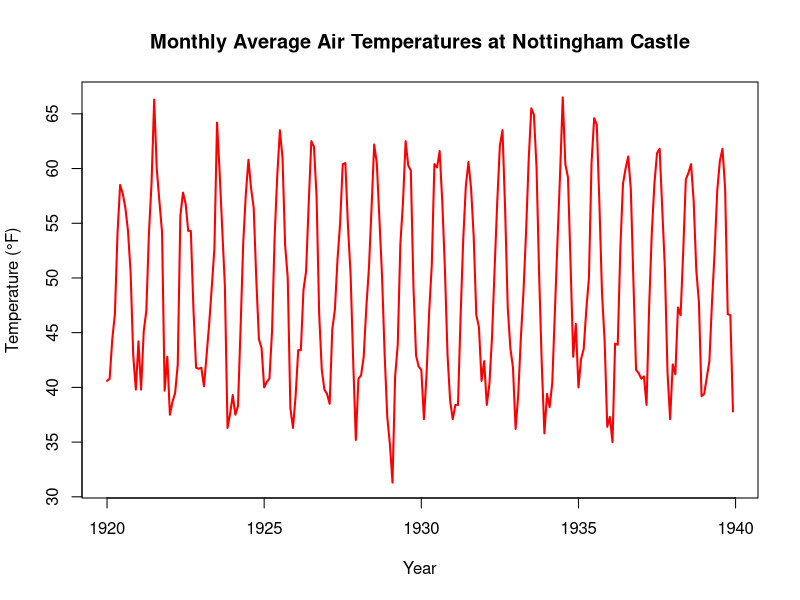
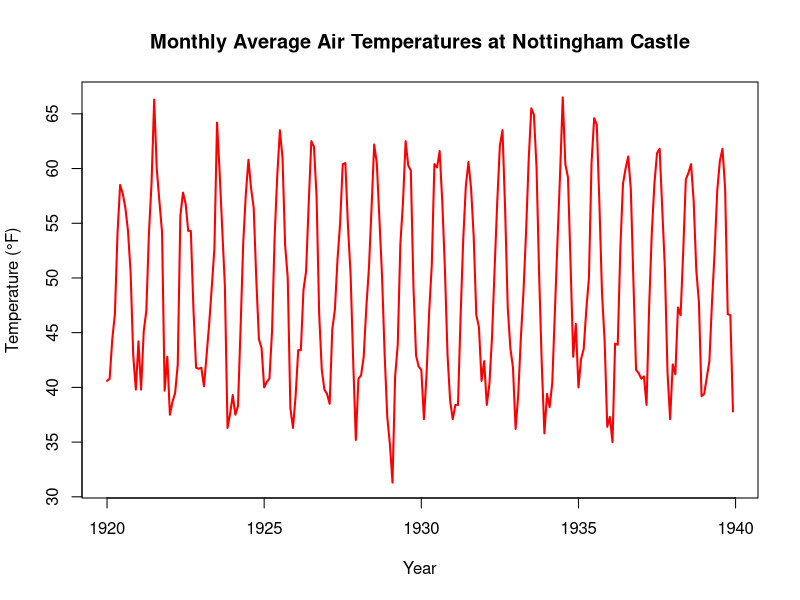

The R source for these figures, in order:
## ---- chunk 1
knitr::opts_chunk$set(echo = TRUE)
library(datasets)
library(stats)
## ---- chunk 2
# (a) Load the library containing the dataset
library(datasets)

# (b) Load the nottem dataset
data("nottem")

# (c) View dataset description
?nottem

# (d) Check sampling frequency
frequency(nottem)

# (e) Plot the time series
plot(
  nottem,
  main = "Monthly Average Air Temperatures at Nottingham Castle",
  xlab = "Year",
  ylab = "Temperature (°F)",
  col = "red",
  lwd = 2
)
## ---- chunk 3
frequency(nottem)
## ---- chunk 4
plot(
  nottem,
  main = "Monthly Average Air Temperatures at Nottingham Castle",
  xlab = "Year",
  ylab = "Temperature (°F)",
  col = "red",
  lwd = 2
)
